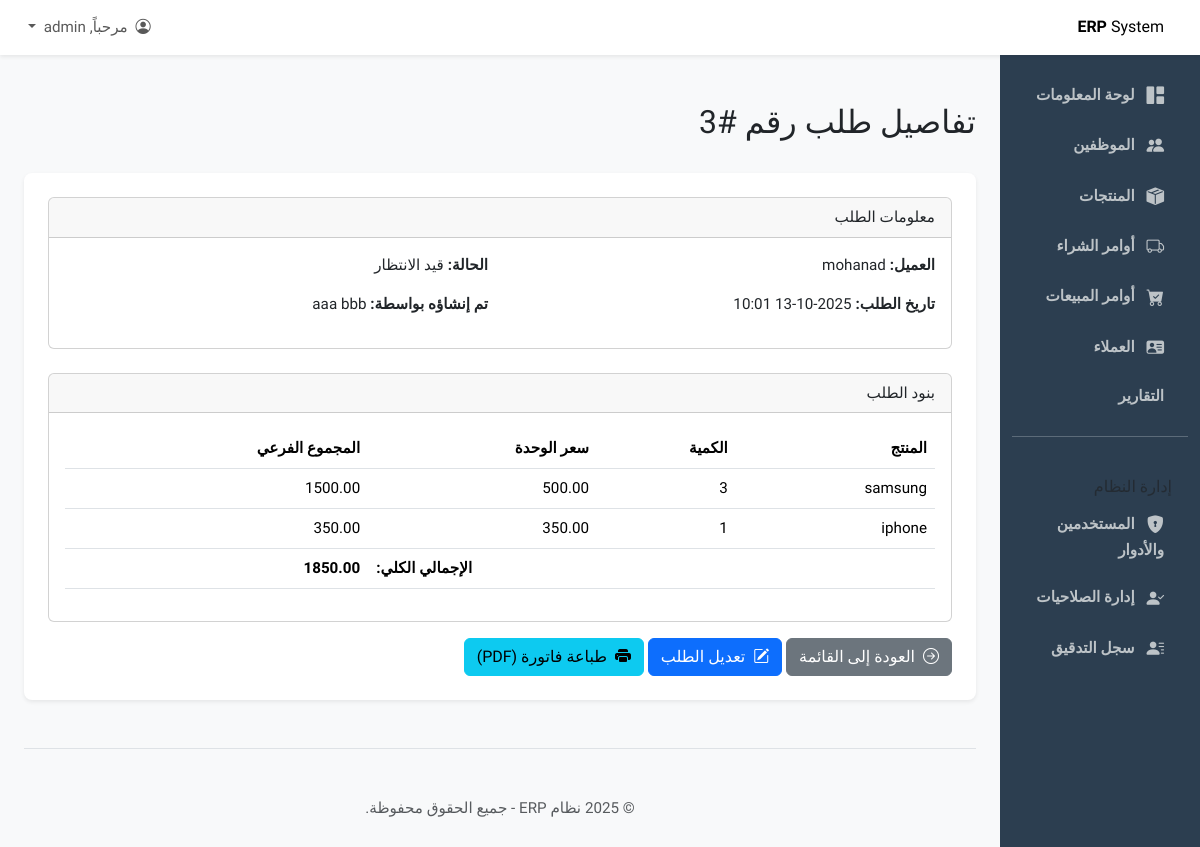
The page /sales/orders/3/ (signed in) on the database its author committed.
### sales/models.py (models this page shows, shortened)
class SalesOrder(models.Model):
    STATUS_CHOICES = [
        ('PENDING', 'قيد الانتظار'),
        ('PROCESSING', 'قيد المعالجة'),
        ('SHIPPED', 'تم الشحن'),
        ('DELIVERED', 'تم التسليم'),
        ('CANCELLED', 'ملغى'),
    ]
    customer = models.ForeignKey(Customer, on_delete=models.CASCADE, verbose_name="العميل")
    order_date = models.DateTimeField(default=timezone.now, verbose_name="تاريخ الطلب")
    status = models.CharField(max_length=20, choices=STATUS_CHOICES, default='PENDING', verbose_name="حالة الطلب")
    total_amount = models.DecimalField(max_digits=10, decimal_places=2, default=0.00, verbose_name="المبلغ الإجمالي")
    created_by = models.ForeignKey(Employee, on_delete=models.SET_NULL, null=True, blank=True, verbose_name="تم إنشاؤه بواسطة")
    history = HistoricalRecords()
    class Meta:
        verbose_name = "أمر مبيع"
        verbose_name_plural = "أوامر المبيعات"

class Customer(models.Model):
    name = models.CharField(max_length=200, verbose_name="اسم العميل")
    email = models.EmailField(blank=True, null=True, verbose_name="البريد الإلكتروني")
    phone_number = models.CharField(max_length=20, blank=True, null=True, verbose_name="رقم الهاتف")
    address = models.TextField(blank=True, null=True, verbose_name="العنوان")
    class Meta:
        verbose_name = "العميل"
        verbose_name_plural = "العملاء"

class OrderItem(models.Model):
    order = models.ForeignKey(SalesOrder, on_delete=models.CASCADE, related_name='items', verbose_name="أمر المبيع")
    product = models.ForeignKey(Product, on_delete=models.CASCADE, verbose_name="المنتج")
    quantity = models.PositiveIntegerField(verbose_name="الكمية")
    unit_price = models.DecimalField(max_digits=10, decimal_places=2, verbose_name="سعر الوحدة")
    subtotal = models.DecimalField(max_digits=10, decimal_places=2, verbose_name="المجموع الفرعي")
    class Meta:
        verbose_name = "بند في الطلب"
        verbose_name_plural = "بنود الطلبات"

### employees/models.py (models this page shows)
class Employee(models.Model):
    user = models.OneToOneField(User, on_delete=models.CASCADE, related_name='employee_profile', null=True, blank=True)
    employee_id = models.CharField(max_length=20, unique=True, verbose_name="رقم الموظف")
    first_name = models.CharField(max_length=100, verbose_name="الاسم الأول")
    last_name = models.CharField(max_length=100, verbose_name="الاسم الأخير")
    email = models.EmailField(unique=True, verbose_name="البريد الإلكتروني")
    phone_number = models.CharField(max_length=20, blank=True, null=True, verbose_name="رقم الهاتف")
    address = models.TextField(blank=True, null=True, verbose_name="العنوان")
    hire_date = models.DateField(verbose_name="تاريخ التعيين")
    salary = models.DecimalField(max_digits=10, decimal_places=2, verbose_name="الراتب")
    is_active = models.BooleanField(default=True, verbose_name="نشط")
    history = HistoricalRecords()
    def __str__(self):
        return f"{self.first_name} {self.last_name}"
    class Meta:
        verbose_name = "الموظف"
        verbose_name_plural = "الموظفين"

### inventory/models.py (models this page shows, shortened)
class Product(models.Model):
    name = models.CharField(max_length=200, unique=True, verbose_name="اسم المنتج")
    description = models.TextField(blank=True, null=True, verbose_name="الوصف")
    sku = models.CharField(max_length=50, unique=True, verbose_name="SKU (رقم المنتج)")
    purchase_price = models.DecimalField(max_digits=10, decimal_places=2, verbose_name="سعر الشراء")
    sale_price = models.DecimalField(max_digits=10, decimal_places=2, verbose_name="سعر البيع")
    quantity_in_stock = models.PositiveIntegerField(default=0, verbose_name="الكمية في المخزون")
    unit_of_measure = models.CharField(max_length=50, verbose_name="وحدة القياس", help_text="مثال: قطعة، كجم، لتر")
    supplier = models.ForeignKey(Supplier, on_delete=models.SET_NULL, null=True, blank=True, verbose_name="المورد")
    reorder_level = models.PositiveIntegerField(default=10, verbose_name="حد إعادة الطلب")
    history = HistoricalRecords()
    class Meta:
        verbose_name = "المنتج"
        verbose_name_plural = "المنتجات"

### sales/views.py (the view)
# urls.py: path('<int:pk>/', views.sales_order_detail_view, name='sales_order_detail'),
@login_required
@permission_required('sales.view_salesorder', raise_exception=True)
def sales_order_detail_view(request, pk):
    order = get_object_or_404(SalesOrder.objects.prefetch_related('items', 'items__product'), pk=pk)
    return render(request, 'sales/sales_order_detail.html', {'order': order})

### sales/templates/sales/sales_order_detail.html (shortened to what this page needs)
{% extends "base.html" %}
{% block page_title %}تفاصيل طلب رقم #{{ order.id }}{% endblock %}
{% block content %}
<div class="card">
    <div class="card-header">
        معلومات الطلب
    </div>
    <div class="card-body">
        <div class="row">
            <div class="col-md-6">
                <p><strong>العميل:</strong> {{ order.customer.name }}</p>
                <p><strong>تاريخ الطلب:</strong> {{ order.order_date|date:"Y-m-d H:i" }}</p>
            </div>
            <div class="col-md-6">
                <p><strong>الحالة:</strong> {{ order.get_status_display }}</p>
                <p><strong>تم إنشاؤه بواسطة:</strong> {{ order.created_by|default:"--" }}</p>
            </div>
        </div>
    </div>
</div>
<div class="card mt-4">
    <div class="card-header">
        بنود الطلب
    </div>
    <div class="card-body">
        <table class="table">
            <thead>
                <tr>
                    <th>المنتج</th>
                    <th>الكمية</th>
                    <th>سعر الوحدة</th>
                    <th>المجموع الفرعي</th>
                </tr>
            </thead>
            <tbody>
                {% for item in order.items.all %}
                <tr>
                    <td>{{ item.product.name }}</td>
                    <td>{{ item.quantity }}</td>
                    <td>{{ item.unit_price }}</td>
                    <td>{{ item.subtotal }}</td>
                </tr>
                {% endfor %}
            </tbody>
            <tfoot>
                <tr>
                    <th colspan="3" class="text-end">الإجمالي الكلي:</th>
                    <th>{{ order.total_amount }}</th>
                </tr>
            </tfoot>
        </table>
    </div>
</div>
<div class="mt-3">
    <a href="{% url 'sales_order_list' %}" class="btn btn-secondary">
        <i class="bi bi-arrow-right-circle me-1"></i> العودة إلى القائمة
    </a>
    <a href="{% url 'sales_order_edit' pk=order.pk %}" class="btn btn-primary">
        <i class="bi bi-pencil-square me-1"></i> تعديل الطلب
    </a>
    <a href="{% url 'sales_order_invoice_pdf' pk=order.pk %}" class="btn btn-info" target="_blank">
        <i class="bi bi-printer-fill me-1"></i> طباعة فاتورة (PDF)
    </a>
</div>
{% endblock %}

### static/css/custom.css (style rules this page uses)
body { font-family: 'Cairo', sans-serif; font-size: 0.95rem; background-color: #f8f9fa; }

### rows shown on the page
SalesOrder: id "3", customer.name "mohanad", order_date "2025-10-13 10:01", status "قيد الانتظار", created_by "aaa bbb", total_amount "1850.00"
OrderItem: product.name "samsung", quantity "3", unit_price "500.00", subtotal "1500.00"
OrderItem: product.name "iphone", quantity "1", unit_price "350.00", subtotal "350.00"
